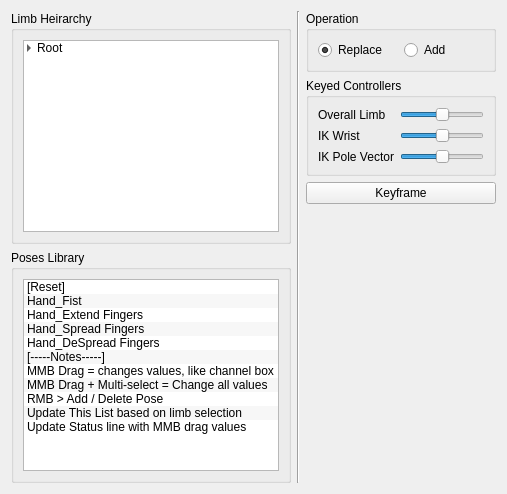
              <widget class="QWidget" name="tab_8">
               <attribute name="title">
                <string>Blend Shapes</string>
               </attribute>
               <layout class="QVBoxLayout" name="verticalLayout_16">
                <item>
                 <layout class="QHBoxLayout" name="horizontalLayout_124">
                  <item>
                   <layout class="QVBoxLayout" name="verticalLayout_136">
                    <item>
                     <widget class="QGroupBox" name="groupBox_71">
                      <property name="title">
                       <string>Limb Heirarchy</string>
                      </property>
                      <layout class="QHBoxLayout" name="horizontalLayout_128">
                       <item>
                        <layout class="QVBoxLayout" name="verticalLayout_137">
                         <item>
                          <widget class="QTreeWidget" name="treeWidget_6">
                           <property name="autoScrollMargin">
                            <number>16</number>
                           </property>
                           <property name="alternatingRowColors">
                            <bool>true</bool>
                           </property>
                           <property name="selectionMode">
                            <enum>QAbstractItemView::MultiSelection</enum>
                           </property>
                           <property name="autoExpandDelay">
                            <number>-1</number>
                           </property>
                           <property name="indentation">
                            <number>10</number>
                           </property>
                           <property name="headerHidden">
                            <bool>true</bool>
                           </property>
                           <column>
                            <property name="text">
                             <string notr="true">1</string>
                            </property>
                           </column>
                           <item>
                            <property name="text">
                             <string>Root</string>
                            </property>
                            <item>
                             <property name="text">
                              <string>Spine</string>
                             </property>
                             <item>
                              <property name="text">
                               <string>Arm (M)</string>
                              </property>
                              <item>
                               <property name="text">
                                <string>Hand</string>
                               </property>
                              </item>
                             </item>
                             <item>
                              <property name="text">
                               <string>Head</string>
                              </property>
                             </item>
                             <item>
                              <property name="text">
                               <string>Leg (M)</string>
                              </property>
                             </item>
                             <item>
                              <property name="text">
                               <string>Tail</string>
                              </property>
                             </item>
                            </item>
                           </item>
                          </widget>
                         </item>
                        </layout>
                       </item>
                      </layout>
                     </widget>
                    </item>
                    <item>
                     <widget class="QGroupBox" name="groupBox_69">
                      <property name="title">
                       <string>Poses Library</string>
                      </property>
                      <layout class="QHBoxLayout" name="horizontalLayout_125">
                       <item>
                        <layout class="QVBoxLayout" name="verticalLayout_133">
                         <item>
                          <widget class="QListWidget" name="listWidget_19">
                           <property name="alternatingRowColors">
                            <bool>true</bool>
                           </property>
                           <item>
                            <property name="text">
                             <string>[Reset]</string>
                            </property>
                           </item>
                           <item>
                            <property name="text">
                             <string>Hand_Fist</string>
                            </property>
                           </item>
                           <item>
                            <property name="text">
                             <string>Hand_Extend Fingers</string>
                            </property>
                           </item>
                           <item>
                            <property name="text">
                             <string>Hand_Spread Fingers</string>
                            </property>
                           </item>
                           <item>
                            <property name="text">
                             <string>Hand_DeSpread Fingers</string>
                            </property>
                           </item>
                           <item>
                            <property name="text">
                             <string>[-----Notes-----]</string>
                            </property>
                           </item>
                           <item>
                            <property name="text">
                             <string>MMB Drag = changes values, like channel box</string>
                            </property>
                           </item>
                           <item>
                            <property name="text">
                             <string>MMB Drag + Multi-select = Change all values</string>
                            </property>
                           </item>
                           <item>
                            <property name="text">
                             <string>RMB &gt; Add / Delete Pose</string>
                            </property>
                           </item>
                           <item>
                            <property name="text">
                             <string>Update This List based on limb selection</string>
                            </property>
                           </item>
                           <item>
                            <property name="text">
                             <string>Update Status line with MMB drag values</string>
                            </property>
                           </item>
                          </widget>
                         </item>
                        </layout>
                       </item>
                      </layout>
                     </widget>
                    </item>
                   </layout>
                  </item>
                  <item>
                   <widget class="Line" name="line_4">
                    <property name="orientation">
                     <enum>Qt::Vertical</enum>
                    </property>
                   </widget>
                  </item>
                  <item>
                   <layout class="QVBoxLayout" name="verticalLayout_143">
                    <item>
                     <widget class="QGroupBox" name="groupBox_7">
                      <property name="title">
                       <string>Operation</string>
                      </property>
                      <layout class="QHBoxLayout" name="horizontalLayout_17">
                       <item>
                        <layout class="QHBoxLayout" name="horizontalLayout_18">
                         <item>
                          <widget class="QRadioButton" name="radioButton_3">
                           <property name="text">
                            <string>Replace</string>
                           </property>
                           <property name="checked">
                            <bool>true</bool>
                           </property>
                          </widget>
                         </item>
                         <item>
                          <widget class="QRadioButton" name="radioButton_4">
                           <property name="text">
                            <string>Add</string>
                           </property>
                          </widget>
                         </item>
                        </layout>
                       </item>
                      </layout>
                     </widget>
                    </item>
                    <item>
                     <widget class="QGroupBox" name="groupBox_9">
                      <property name="title">
                       <string>Keyed Controllers</string>
                      </property>
                      <layout class="QHBoxLayout" name="horizontalLayout_19">
                       <item>
                        <layout class="QVBoxLayout" name="verticalLayout_15">
                         <item>
                          <layout class="QHBoxLayout" name="horizontalLayout_20">
                           <item>
                            <widget class="QLabel" name="label_6">
                             <property name="sizePolicy">
                              <sizepolicy hsizetype="Expanding" vsizetype="Preferred">
                               <horstretch>0</horstretch>
                               <verstretch>0</verstretch>
                              </sizepolicy>
                             </property>
                             <property name="text">
                              <string>Overall Limb</string>
                             </property>
                            </widget>
                           </item>
                           <item>
                            <widget class="QSlider" name="horizontalSlider_4">
                             <property name="value">
                              <number>50</number>
                             </property>
                             <property name="orientation">
                              <enum>Qt::Horizontal</enum>
                             </property>
                            </widget>
                           </item>
                          </layout>
                         </item>
                         <item>
                          <layout class="QHBoxLayout" name="horizontalLayout_21">
                           <item>
                            <widget class="QLabel" name="label_7">
                             <property name="sizePolicy">
                              <sizepolicy hsizetype="Expanding" vsizetype="Preferred">
                               <horstretch>0</horstretch>
                               <verstretch>0</verstretch>
                              </sizepolicy>
                             </property>
                             <property name="text">
                              <string>IK Wrist</string>
                             </property>
                            </widget>
                           </item>
                           <item>
                            <widget class="QSlider" name="horizontalSlider_5">
                             <property name="value">
                              <number>50</number>
                             </property>
                             <property name="orientation">
                              <enum>Qt::Horizontal</enum>
                             </property>
                            </widget>
                           </item>
                          </layout>
                         </item>
                         <item>
                          <layout class="QHBoxLayout" name="horizontalLayout_22">
                           <item>
                            <widget class="QLabel" name="label_8">
                             <property name="sizePolicy">
                              <sizepolicy hsizetype="Expanding" vsizetype="Preferred">
                               <horstretch>0</horstretch>
                               <verstretch>0</verstretch>
                              </sizepolicy>
                             </property>
                             <property name="text">
                              <string>IK Pole Vector</string>
                             </property>
                            </widget>
                           </item>
                           <item>
                            <widget class="QSlider" name="horizontalSlider_6">
                             <property name="value">
                              <number>50</number>
                             </property>
                             <property name="orientation">
                              <enum>Qt::Horizontal</enum>
                             </property>
                            </widget>
                           </item>
                          </layout>
                         </item>
                        </layout>
                       </item>
                      </layout>
                     </widget>
                    </item>
                    <item>
                     <widget class="QPushButton" name="pushButton_6">
                      <property name="text">
                       <string>Keyframe</string>
                      </property>
                     </widget>
                    </item>
                    <item>
                     <spacer name="verticalSpacer_3">
                      <property name="orientation">
                       <enum>Qt::Vertical</enum>
                      </property>
                      <property name="sizeHint" stdset="0">
                       <size>
                        <width>20</width>
                        <height>40</height>
                       </size>
                      </property>
                     </spacer>
                    </item>
                   </layout>
                  </item>
                 </layout>
                </item>
               </layout>
              </widget>
